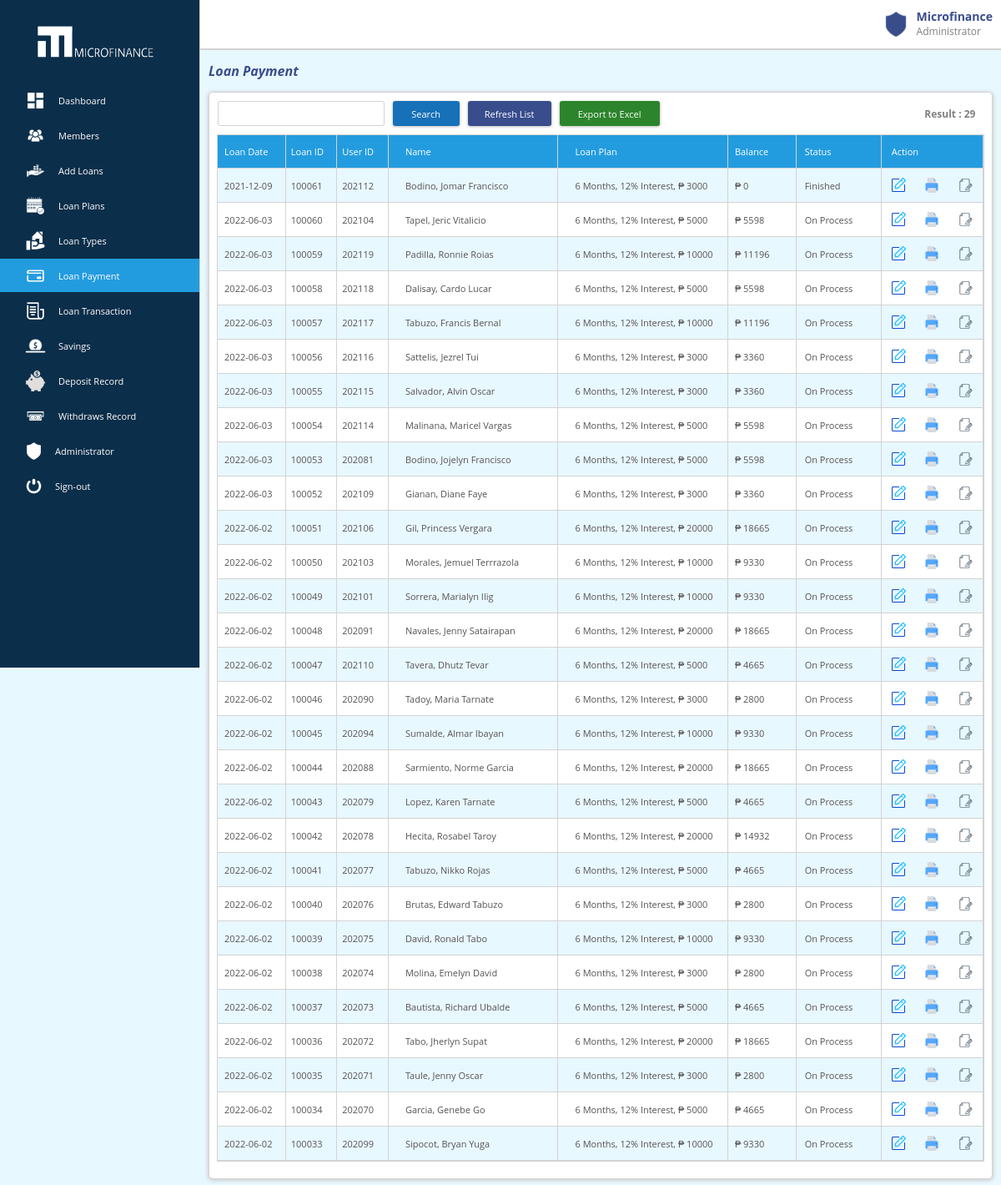
/loan_payment.php (signed in), run on the app's committed database.
### tables this page shows
CREATE TABLE `loanpayment` (
  `id` int(11) NOT NULL,
  `lastname` varchar(255) NOT NULL,
  `firstname` varchar(255) NOT NULL,
  `middlename` varchar(255) NOT NULL,
  `dateofbirth` varchar(255) NOT NULL,
  `age` varchar(255) NOT NULL,
  `gender` varchar(255) NOT NULL,
  `barangay` varchar(255) NOT NULL,
  `municipality` varchar(255) NOT NULL,
  `province` varchar(255) NOT NULL,
  `contact` varchar(255) NOT NULL,
  `email` varchar(255) NOT NULL,
  `userid` varchar(255) NOT NULL,
  `loantype` varchar(255) NOT NULL,
  `loandate` varchar(255) NOT NULL,
  `months` varchar(255) NOT NULL,
  `interest` varchar(255) NOT NULL,
  `amount` varchar(255) NOT NULL,
  `monthlypayment` varchar(255) NOT NULL,
  `duedate` varchar(255) NOT NULL,
  `totalpayableamount` varchar(255) NOT NULL,
  `totalbalance` varchar(255) NOT NULL,
  `lasttransaction` varchar(255) NOT NULL,
  `status` varchar(255) NOT NULL,
  `clastname` varchar(255) NOT NULL,
  `cfirstname` varchar(255) NOT NULL,
  `cmiddlename` varchar(255) NOT NULL,
  `caddress` varchar(255) NOT NULL,
  `cemail` varchar(255) NOT NULL,
  `ccontact` varchar(255) NOT NULL
);

### loan_payment.php (the view, shortened to what this page needs)
<?php
        $conn = connection();
        $sql = "SELECT * FROM loanpayment order by id desc";
        $result = $conn->query($sql) or die ($conn->error);
        $row = $result->fetch_assoc();
 ?>
<!DOCTYPE html>
<html>
<head>
	<link rel="stylesheet" type="text/css" href="asset/css/style.css">
</head>
<body>
	<div class="leftdiv" id="leftdiv">
		<div class="logo">
			<img id="menuimg" src="asset/icons/microfinance.PNG" width="65%" height="100%">
		</div>
		<div class="btn" id="btn">
			<a href="dashboard.php">
					<img id="menuimg" src="asset/icons/4136060.PNG" width="25" height="25">
					<label>Dashboard</label>
			</a>
			<a href="members.php" style="display :<?php echo $_SESSION['loanofficer'];?>;">
					<img id="menuimg" src="asset/icons/1989232.PNG" width="25" height="25">
					<label>Members</label>
			</a>
			<a href="loans.php">
					<img id="menuimg" src="asset/icons/2043684.PNG" width="25" height="25">
					<label>Add Loans</label>
			</a>
			<a href="loan_plans.php">
					<img id="menuimg" src="asset/icons/4779371.PNG" width="25" height="25">
					<label>Loan Plans</label>
			</a>
			<a href="loan_types.php">
					<img id="menuimg" src="asset/icons/4556485.PNG" width="25" height="25">
					<label>Loan Types</label>
			</a>
			<a href="loan_payment.php" style="background-color: #239cdf;">
					<img id="menuimg" src="asset/icons/4836525.PNG" width="25" height="25">
					<label>Loan Payment</label>
			</a>
			<a href="loan_transaction.php">
					<img id="menuimg" src="asset/icons/4836503.PNG" width="25" height="25">
					<label>Loan Transaction</label>
			</a>
			<a href="savings.php" style="display :<?php echo $_SESSION['loanofficer'];?>;">
					<img id="menuimg" src="asset/icons/7634045.PNG" width="25" height="25">
					<label>Savings</label>
			</a>
			<a href="deposit_record.php" style="display :<?php echo $_SESSION['loanofficer'];?>;">
					<img id="menuimg" src="asset/icons/4641433.PNG" width="25" height="25">
					<label>Deposit Record</label>
			</a>
			<a href="withdraw_record.php" style="display :<?php echo $_SESSION['loanofficer'];?>;">
					<img id="menuimg" src="asset/icons/4265284.PNG" width="25" height="25">
					<label>Withdraws Record</label>
			</a>
			<a href="administrator.php" style="display :<?php echo $_SESSION['loanofficer'];?>;">
					<img id="menuimg" src="asset/icons/4641420.PNG" width="21" height="21">
					<label>Administrator</label>
			</a>
			<a id="dashboardlogout2">
					<img id="menuimg" src="asset/icons/2010497.PNG" width="21" height="21">
					<label>Sign-out</label>
			</a>
		</div>
	</div>
	<div class="rightdiv" id="rightdiv">
		<div class="header">
			<div class="admin">
				<div class="adminimg">
					<img id="imgadmin" src="asset/icons/4641420.PNG" width="30" height="30">
				</div>
				<div class="myadminlabel">
				<div class="myadmin">
					<label id="adminname">
						<?php echo $_SESSION["lname"];?> <?php echo $_SESSION["fname"];?>
					</label>
				</div>
				<div class="myadmin">
					<label id="adminlabel1"><?php echo $_SESSION["position"];?> </label>
				</div>
				</div>
			</div>
		</div>
		<div class="header1">
			<label>Loan Payment</label>
		</div>
		<div class="tablebody">
		<div class="search-add" id="search-add-refreshbtn">
			<div class="refresh-add" id="refresh-add">
			<form method="GET" action="loan_payment.php" autocomplete="off">
				<input type="text" name="search" value="<?php echo $_GET['search'];?>" required>
				<button type="submit">Search</button>
			</form>
			</div>
			<div class="" id="refresh-add">
				<a href="loan_payment.php" id="refresh"><label>Refresh List</label></a>
				<form method="GET" action="./export_loan_payment.php" id="export">
					<button type="submit" id="export_button">Export to Excel</button>
				</form>
			</div>
			<?php
						$host =  "localhost";
				        $username ="root";
				        $password ="";
				        $db = "microfinance1";
				        $conn =  new mysqli($host, $username, $password, $db);
				        	 $search = $_GET['search'];
				        	 $blank = "";
				        	 if($search == $blank){
							$members = "SELECT * FROM loanpayment";
							$members_run = mysqli_query($conn, $members);
							if($total = mysqli_num_rows($members_run))
							{
								echo '<label id="label11">Result : '.$total.'</label>';
							}else{
								echo '<label id="label11">Result : 0</label>';
							}
						}
					?>
		</div>
		<div class="tablebody1" id="tablebody11">
		<div class="table" id="table1">
			<div class="tableheader">
				<div class="tablename" id="tablename" style="width: 20%;" >
					<label>Loan Date</label >
				</div>
				<div class="tablename" id="tablename" style="width: 15%;" >
					<label>Loan ID</label >
				</div>
				<div class="tablename" id="tablename" style="width: 15%;" >
					<label>User ID</label >
				</div>
				<div class="tablename" id="tablename" style="width: 50%;" >
					<label>Name</label >
				</div>
				<div class="tablename" id="tablename" style="width: 50%;" >
					<label>Loan Plan</label >
				</div>
				<div class="tablename" id="tablename" style="width: 20%;" >
					<label>Balance</label >
				</div>
				<div class="tablename" id="tablename" style="width: 25%;" >
					<label>Status</label >
				</div>
				<div class="tablename" id="tablename" style="width: 30%;" >
					<label>Action</label >
				</div>
			</div>
			 <?php do{ ?>
			<div class="list">
					<div class="tablename" id="tablename" style="width: 20%;">
						<div class="tablelist">
							<label id="label"><?php echo $row['loandate']; ?></label>
						</div>
					</div>
					<div class="tablename" id="tablename" style="width: 15%;">
						<div class="tablelist">
							<label id="label"><?php echo $row['id']; ?></label>
						</div>
					</div>
					<div class="tablename" id="tablename" style="width: 15%;">
						<div class="tablelist">
							<label id="label"><?php echo $row['userid']; ?></label>
						</div>
					</div>
					<div class="tablename" id="tablename" style="width: 50%;">
						<div class="tablelist">
							<label id="label"><?php echo $row['lastname']; ?>, <?php echo $row['firstname']; ?> <?php echo $row['middlename']; ?></label>
						</div>
					</div>
					<div class="tablename" id="tablename" style="width: 50%;">
						<div class="tablelist">
							<label><?php echo $row['months']; ?> Months, <?php echo $row['interest']; ?>% Interest, ₱ <?php echo $row['amount']; ?></label>
						</div>
					</div>
					<div class="tablename" id="tablename" style="width: 20%;">
						<div class="tablelist">
							<label id="label">₱ <?php echo $row['totalbalance']; ?></label>
						</div>
					</div>
					<div class="tablename" id="tablename" style="width: 25%;">
						<div class="tablelist" style="">
							<label id="label2"><?php echo $row['status']; ?></label>
						</div>
					</div>
					<div class="tablename" id="tablename" style="width: 30%;">
						<form>
							<a  href="user_loan_payment.php?id=<?php echo $row['id'];?>" name="edit"><img src="asset/icons/7628917.PNG" width="25" height="20"></a>
							<a target="_blank" href="loan_payment_print.php?id=<?php echo $row['id'];?>" name="edit"><img src="asset/icons/6285148.PNG" width="30" height="25"></a>
           					<a  href="edit_co-maker_details.php?id=<?php echo $row['id'];?>" name="edit"><img src="asset/icons/1011813.PNG" width="25" height="20"></a>
           				</form>
					</div>
			</div>
			<?php }while ($row = $result->fetch_assoc()) ?>
		</div>
	</div>
	</div>
</div>
</body>
</html>

### loan_payment.php (style rules this page uses)
#label11 { margin: auto; margin-right: 20px; font-size: 12px; font-weight: bold; color: gray; }
.table { display: flex; }
#table1 { display: flex; }
.rightdiv .table .list { display: flex; flex-direction: row; height: auto; width: 100%; }
.table .list .tablename { height: auto; display: flex; flex-direction: column; }
.table .list .tablename .tablelist { padding: 0; width: 100%; margin: auto; display: flex; flex-direction: row; }
.table .list .tablename .tablelist label,.tableheader .tablename label { margin: auto; margin-left: 10%; font-size: 11px; text-transform: capitalize; }
.rightdiv .table .list .tablename form { display: flex; margin: auto; height: auto; width: auto; gap: 20px; }
.rightdiv .table .list .tablename form a { display: flex; margin: auto; border: none; }
.rightdiv .table .list .tablename form a img { display: flex; margin: auto; width: 20px; }

### data on the page
loanpayment: loandate "2021-12-09", id "100061", userid "202112", lastname "Bodino", firstname "Jomar", middlename "Francisco", months "6", interest "12", amount "3000", totalbalance "0", status "Finished"
loanpayment: loandate "2022-06-03", id "100060", userid "202104", lastname "Tapel", firstname "Jeric", middlename "Vitalicio", months "6", interest "12", amount "5000", totalbalance "5598", status "On Process"
loanpayment: loandate "2022-06-03", id "100059", userid "202119", lastname "Padilla", firstname "Ronnie", middlename "Roias", months "6", interest "12", amount "10000", totalbalance "11196", status "On Process"
loanpayment: loandate "2022-06-03", id "100058", userid "202118", lastname "Dalisay", firstname "Cardo", middlename "Lucar", months "6", interest "12", amount "5000", totalbalance "5598", status "On Process"
loanpayment: loandate "2022-06-03", id "100057", userid "202117", lastname "Tabuzo", firstname "Francis", middlename "Bernal", months "6", interest "12", amount "10000", totalbalance "11196", status "On Process"
loanpayment: loandate "2022-06-03", id "100056", userid "202116", lastname "Sattelis", firstname "Jezrel", middlename "Tui", months "6", interest "12", amount "3000", totalbalance "3360", status "On Process"
loanpayment: loandate "2022-06-03", id "100055", userid "202115", lastname "Salvador", firstname "Alvin", middlename "Oscar", months "6", interest "12", amount "3000", totalbalance "3360", status "On Process"
loanpayment: loandate "2022-06-03", id "100054", userid "202114", lastname "Malinana", firstname "Maricel", middlename "Vargas", months "6", interest "12", amount "5000", totalbalance "5598", status "On Process"
loanpayment: loandate "2022-06-03", id "100053", userid "202081", lastname "Bodino", firstname "Jojelyn", middlename "Francisco", months "6", interest "12", amount "5000", totalbalance "5598", status "On Process"
loanpayment: loandate "2022-06-03", id "100052", userid "202109", lastname "Gianan", firstname "Diane Faye", months "6", interest "12", amount "3000", totalbalance "3360", status "On Process"
loanpayment: loandate "2022-06-02", id "100051", userid "202106", lastname "Gil", firstname "Princess", middlename "Vergara", months "6", interest "12", amount "20000", totalbalance "18665", status "On Process"
loanpayment: loandate "2022-06-02", id "100050", userid "202103", lastname "Morales", firstname "Jemuel", middlename "Terrrazola", months "6", interest "12", amount "10000", totalbalance "9330", status "On Process"
loanpayment: loandate "2022-06-02", id "100049", userid "202101", lastname "Sorrera", firstname "Marialyn", middlename "Ilig", months "6", interest "12", amount "10000", totalbalance "9330", status "On Process"
loanpayment: loandate "2022-06-02", id "100048", userid "202091", lastname "Navales", firstname "Jenny", middlename "Satairapan", months "6", interest "12", amount "20000", totalbalance "18665", status "On Process"
loanpayment: loandate "2022-06-02", id "100047", userid "202110", lastname "Tavera", firstname "Dhutz", middlename "Tevar", months "6", interest "12", amount "5000", totalbalance "4665", status "On Process"
loanpayment: loandate "2022-06-02", id "100046", userid "202090", lastname "Tadoy", firstname "Maria", middlename "Tarnate", months "6", interest "12", amount "3000", totalbalance "2800", status "On Process"
loanpayment: loandate "2022-06-02", id "100045", userid "202094", lastname "Sumalde", firstname "Almar", middlename "Ibayan", months "6", interest "12", amount "10000", totalbalance "9330", status "On Process"
loanpayment: loandate "2022-06-02", id "100044", userid "202088", lastname "Sarmiento", firstname "Norme", middlename "Garcia", months "6", interest "12", amount "20000", totalbalance "18665", status "On Process"
loanpayment: loandate "2022-06-02", id "100043", userid "202079", lastname "Lopez", firstname "Karen", middlename "Tarnate", months "6", interest "12", amount "5000", totalbalance "4665", status "On Process"
loanpayment: loandate "2022-06-02", id "100042", userid "202078", lastname "Hecita", firstname "Rosabel", middlename "Taroy", months "6", interest "12", amount "20000", totalbalance "14932", status "On Process"
loanpayment: loandate "2022-06-02", id "100041", userid "202077", lastname "Tabuzo", firstname "Nikko", middlename "Rojas", months "6", interest "12", amount "5000", totalbalance "4665", status "On Process"
loanpayment: loandate "2022-06-02", id "100040", userid "202076", lastname "Brutas", firstname "Edward", middlename "Tabuzo", months "6", interest "12", amount "3000", totalbalance "2800", status "On Process"
loanpayment: loandate "2022-06-02", id "100039", userid "202075", lastname "David", firstname "Ronald", middlename "Tabo", months "6", interest "12", amount "10000", totalbalance "9330", status "On Process"
loanpayment: loandate "2022-06-02", id "100038", userid "202074", lastname "Molina", firstname "Emelyn", middlename "David", months "6", interest "12", amount "3000", totalbalance "2800", status "On Process"
loanpayment: loandate "2022-06-02", id "100037", userid "202073", lastname "Bautista", firstname "Richard", middlename "Ubalde", months "6", interest "12", amount "5000", totalbalance "4665", status "On Process"
loanpayment: loandate "2022-06-02", id "100036", userid "202072", lastname "Tabo", firstname "Jherlyn", middlename "Supat", months "6", interest "12", amount "20000", totalbalance "18665", status "On Process"
loanpayment: loandate "2022-06-02", id "100035", userid "202071", lastname "Taule", firstname "Jenny", middlename "Oscar", months "6", interest "12", amount "3000", totalbalance "2800", status "On Process"
loanpayment: loandate "2022-06-02", id "100034", userid "202070", lastname "Garcia", firstname "Genebe", middlename "Go", months "6", interest "12", amount "5000", totalbalance "4665", status "On Process"
loanpayment: loandate "2022-06-02", id "100033", userid "202099", lastname "Sipocot", firstname "Bryan", middlename "Yuga", months "6", interest "12", amount "10000", totalbalance "9330", status "On Process"

### other printed values
$_SESSION["lname"] "Microfinance"
$_SESSION["position"] "Administrator"
$total "29"
